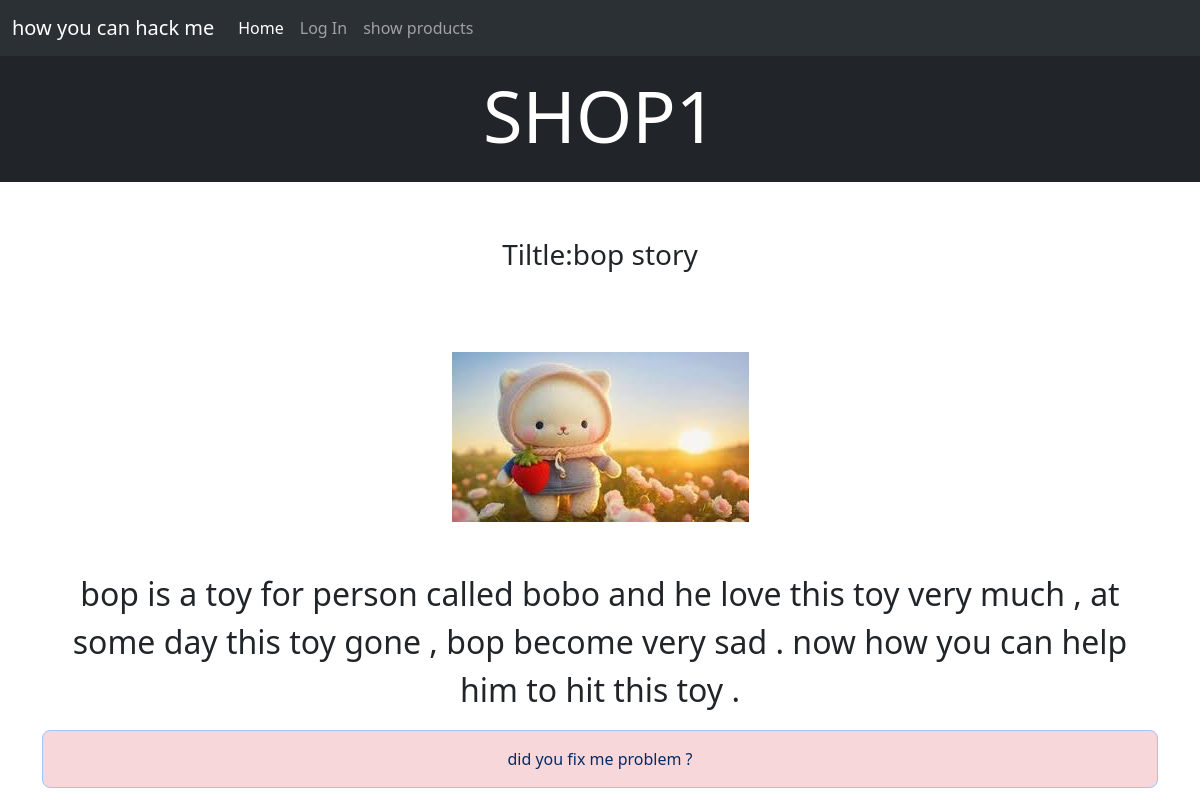
Page /catogry.php?id=1 on the committed database.
### tables this page shows
CREATE TABLE `catogry` (
  `id` int(255) NOT NULL,
  `description` text NOT NULL,
  `image` varchar(255) NOT NULL,
  `title` varchar(255) NOT NULL
);

### catogry.php (the view, shortened to what this page needs)
<!DOCTYPE html>
    <html>
    <head>
        <link href="https://cdn.jsdelivr.net/npm/bootstrap@5.3.5/dist/css/bootstrap.min.css" rel="stylesheet">
    </head>
    <body>
        <nav class="navbar navbar-expand-lg bg-body-tertiary" data-bs-theme="dark">
            <div class="container-fluid">
                <a class="navbar-brand" href="#">how you can hack me </a>
                <div class="collapse navbar-collapse" id="navbarNav">
                    <ul class="navbar-nav">
                        <li class="nav-item">
                            <a class="nav-link active" aria-current="page" href="index.php?product_id=1">Home</a>
                        </li>
                        <li class="nav-item">
                            <a class="nav-link" href="login.php">Log In</a>
                        </li>
                        <li class="nav-item">
                            <a class="nav-link" href="products.php">show products</a>
                        </li>
                    </ul>
                </div>
            </div>
        </nav>
        <div class="p-3 mb-2 bg-dark text-white">
            <h1 class="display-2" style="text-align: center;">SHOP1</h1>
        </div>
    <?php
include("sql.php");
if(isset($_GET["id"])){
$id=$_GET['id'];
}
$sql = "SELECT * FROM catogry WHERE id='$id'";
$result = $conn->query($sql);
if ($result->num_rows > 0) {
?>
        <div class="container" style="text-align: center;">
            <br><br>
            <?php while($row= $result->fetch_assoc()){ ?>
            <h3>Tiltle:<?php echo $row["title"];?> </h3>
            <br>
            <br>
            <br>
            <img src="<?php echo $row["image"];?>">
            <br>
            <br>
            <br>
            <p style="font-size:xx-large;"><?php echo $row['description'];?></p>
            <?php }?>
            <div class="p-3 text-primary-emphasis  bg-danger-subtle border border-primary-subtle rounded-3"> did you fix me problem ?</div>
        </div>
    </body>
</html>
<?php
}
?>

### rows in the picture
catogry: title "bop story", image (picture), description "bop is a toy for person called bobo and he love this toy very much , at some day this toy gone , bop become very sad . now how you can help him to hit this toy ."
